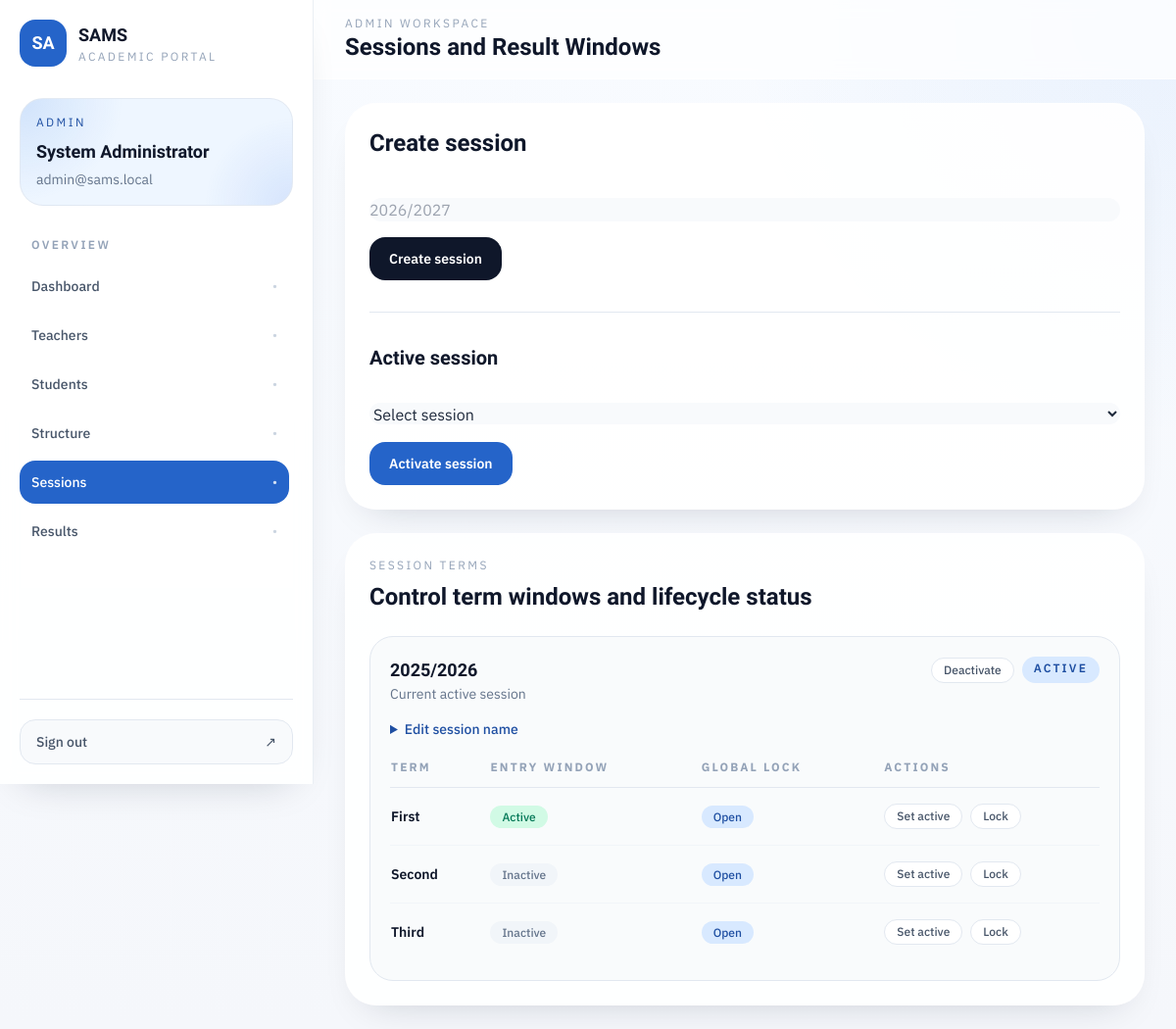
Page /admin/sessions (signed in) on the earlier database version.
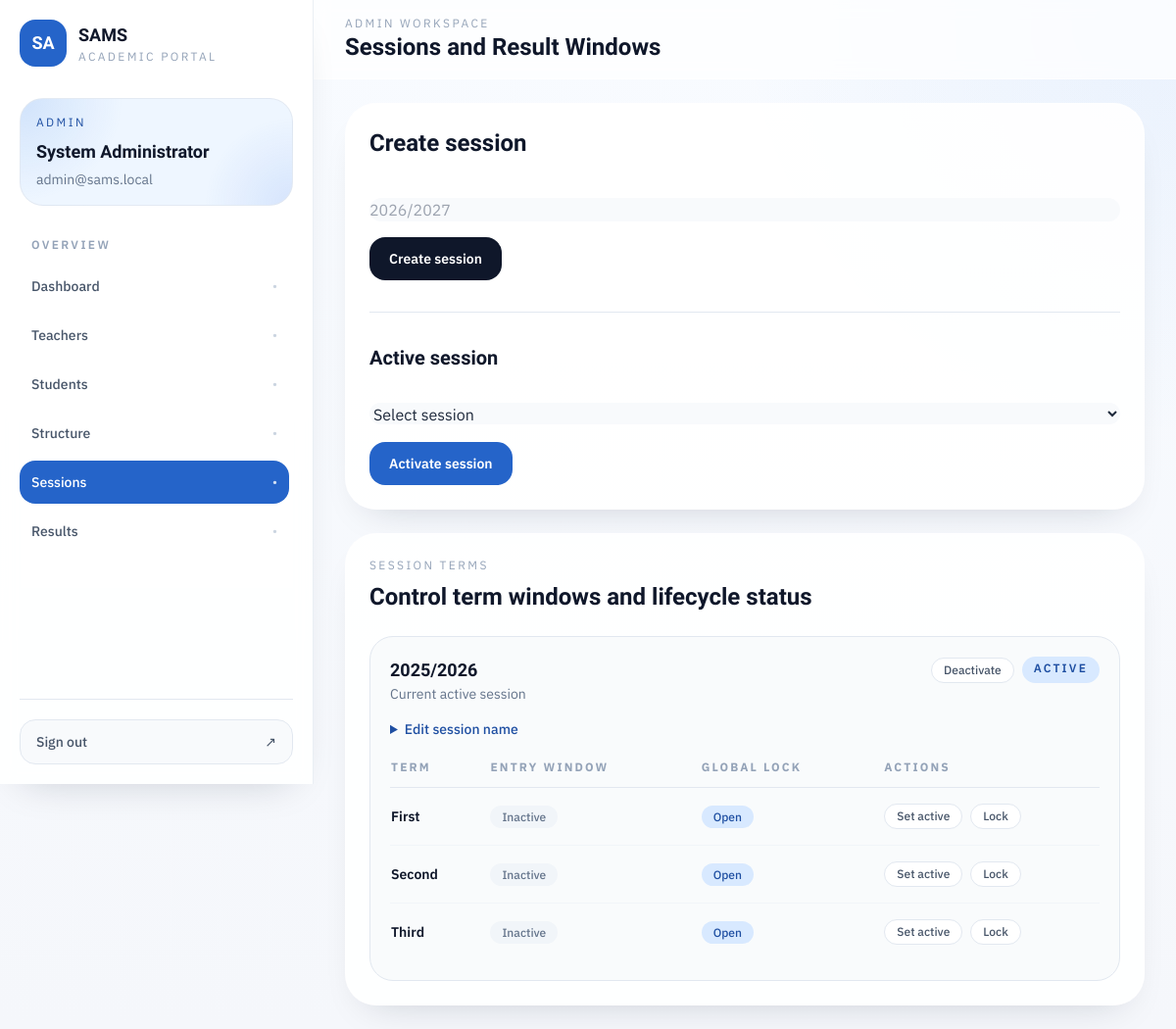
Same page on the later database version.
### app/models/user.py (models this page shows, shortened)
class User(UserMixin, db.Model):
    __tablename__ = "users"
    id = db.Column(db.Integer, primary_key=True)
    username = db.Column(db.String(80), unique=True, nullable=False, index=True)
    full_name = db.Column(db.String(150), nullable=False)
    email = db.Column(db.String(255), unique=True, nullable=False, index=True)
    password_hash = db.Column(db.String(255), nullable=False)
    role = db.Column(db.String(20), nullable=False, index=True)
    is_active = db.Column(db.Boolean, nullable=False, default=True)
    created_at = db.Column(
        db.DateTime, nullable=False, default=lambda: datetime.now(timezone.utc)
    )
    student_profile = db.relationship(
        "Student", back_populates="user", uselist=False, lazy="select"
    )
    teacher_profile = db.relationship(
        "Teacher", back_populates="user", uselist=False, lazy="select"
    )
    uploaded_results = db.relationship(
        "Result",
        back_populates="uploaded_by_user",
        foreign_keys="Result.uploaded_by_user_id",
        lazy="dynamic",
    )
    overridden_results = db.relationship(
        "Result",
        back_populates="overridden_by_user",
        foreign_keys="Result.overridden_by_user_id",
        lazy="dynamic",
    )
    __table_args__ = (
        db.CheckConstraint(
            "role IN ('admin', 'teacher', 'student')", name="ck_users_role"
        ),
    )

### app/models/session_.py (models this page shows, shortened)
class Session(db.Model):
    __tablename__ = "sessions"
    id = db.Column(db.Integer, primary_key=True)
    name = db.Column(db.String(20), unique=True, nullable=False, index=True)
    is_active = db.Column(db.Boolean, nullable=False, default=False)
    classes = db.relationship("Class", back_populates="session", lazy="dynamic")
    session_terms = db.relationship(
        "SessionTerm",
        back_populates="session",
        cascade="all, delete-orphan",
        lazy="dynamic",
    )
    results = db.relationship("Result", back_populates="session", lazy="dynamic")

### app/models/session_term.py (models this page shows, shortened)
class SessionTerm(db.Model):
    __tablename__ = "session_terms"
    id = db.Column(db.Integer, primary_key=True)
    session_id = db.Column(db.Integer, db.ForeignKey("sessions.id"), nullable=False)
    term = db.Column(db.String(10), nullable=False)
    is_result_entry_active = db.Column(db.Boolean, nullable=False, default=False)
    is_locked = db.Column(db.Boolean, nullable=False, default=False)
    session = db.relationship("Session", back_populates="session_terms")
    __table_args__ = (
        db.UniqueConstraint("session_id", "term", name="uq_session_terms_session_term"),
        db.CheckConstraint(
            "term IN ('first', 'second', 'third')",
            name="ck_session_terms_term",
        ),
    )

### app/routes/admin.py (the view, shortened to what this page needs)
@admin_bp.route("/sessions", methods=["GET", "POST"])
@login_required
@role_required("admin")
def sessions():
    sessions = _session_options()
    return render_template(
        "admin/sessions.html",
        action_form=ActionForm(),
        sessions=sessions,
        session_terms_by_session={
            session.id: session.session_terms.order_by(SessionTerm.term.asc()).all()
            for session in sessions
        },
    )

### app/forms/teacher_forms.py
class ActionForm(FlaskForm):
    """CSRF-only form used for POST actions built from dynamic table rows."""

### app/routes/admin.py (called while the page is built)
def _session_options() -> list[Session]:
    return Session.query.order_by(Session.name.desc()).all()

### app/templates/admin/sessions.html (shortened to what this page needs)
{% extends "layouts/app_shell.html" %}
{% block page_eyebrow %}Admin Workspace{% endblock %}
{% block page_title %}Sessions and Result Windows{% endblock %}
{% block shell_content %}
<div class="space-y-6">
  <section class="grid gap-6 xl:grid-cols-[0.8fr_1.2fr]">
    <article class="rounded-[2rem] border border-white/80 bg-white/90 p-6 shadow-soft">
      <h2 class="font-display text-2xl font-bold text-slateink">Create session</h2>
      <form method="POST" class="mt-6 space-y-4">
        <input name="name" class="w-full rounded-2xl border-slate-200 bg-slate-50" placeholder="2026/2027" required />
        <button class="inline-flex rounded-2xl bg-slateink px-5 py-3 text-sm font-semibold text-white transition hover:bg-brand-700">Create session</button>
      </form>
      <div class="mt-8 h-px bg-slate-200"></div>
      <h3 class="mt-8 font-display text-xl font-bold text-slateink">Active session</h3>
      <form method="POST" class="mt-4 space-y-4">
        <select name="session_id" class="w-full rounded-2xl border-slate-200 bg-slate-50" required>
          <option value="">Select session</option>
        </select>
        <button class="inline-flex rounded-2xl bg-brand-600 px-5 py-3 text-sm font-semibold text-white transition hover:bg-brand-700">Activate session</button>
      </form>
    </article>
    <article class="rounded-[2rem] border border-white/80 bg-white/90 p-6 shadow-soft">
      <div>
        <p class="text-xs uppercase tracking-[0.2em] text-slate-400">Session terms</p>
        <h2 class="mt-2 font-display text-2xl font-bold text-slateink">Control term windows and lifecycle status</h2>
      </div>
      <div class="mt-6 space-y-4">
        {% for session in sessions %}
          <div class="rounded-[1.5rem] border border-slate-200 bg-slate-50/80 p-5">
            <div class="flex flex-col gap-4 lg:flex-row lg:items-start lg:justify-between">
              <div>
                <h3 class="font-display text-lg font-bold text-slateink">{{ session.name }}</h3>
                <p class="text-sm text-slate-500">{{ "Current active session" if session.is_active else "Inactive session" }}</p>
              </div>
              <div class="flex flex-wrap gap-2">
                <form method="POST">
                  <button class="rounded-full border border-slate-200 bg-white px-3 py-1 text-xs font-medium text-slate-600 transition hover:border-brand-200 hover:text-brand-700">
                    {{ "Deactivate" if session.is_active else "Activate" }}
                  </button>
                </form>
                {% if session.is_active %}
                  <span class="rounded-full bg-brand-100 px-3 py-1 text-xs font-semibold uppercase tracking-[0.18em] text-brand-700">Active</span>
                {% endif %}
              </div>
            </div>
            <details class="mt-4">
              <summary class="cursor-pointer text-sm font-medium text-brand-700">Edit session name</summary>
            </details>
            <div class="mt-5 overflow-x-auto">
              <table class="min-w-full divide-y divide-slate-200 text-sm">
                <thead>
                  <tr class="text-left text-xs uppercase tracking-[0.18em] text-slate-400">
                    <th class="pb-3 pr-4">Term</th>
                    <th class="pb-3 pr-4">Entry window</th>
                    <th class="pb-3 pr-4">Global lock</th>
                    <th class="pb-3">Actions</th>
                  </tr>
                </thead>
                <tbody class="divide-y divide-slate-100 text-slate-600">
                  {% for session_term in session_terms_by_session.get(session.id, []) %}
                    <tr>
                      <td class="py-4 pr-4 font-semibold text-slateink">{{ session_term.term|title }}</td>
                      <td class="py-4 pr-4">
                        <span class="rounded-full px-3 py-1 text-xs font-medium {% if session_term.is_result_entry_active %}bg-emerald-100 text-emerald-700{% else %}bg-slate-100 text-slate-500{% endif %}">
                          {{ "Active" if session_term.is_result_entry_active else "Inactive" }}
                        </span>
                      </td>
                      <td class="py-4 pr-4">
                        <span class="rounded-full px-3 py-1 text-xs font-medium {% if session_term.is_locked %}bg-rose-100 text-rose-700{% else %}bg-brand-100 text-brand-700{% endif %}">
                          {{ "Locked" if session_term.is_locked else "Open" }}
                        </span>
                      </td>
                      <td class="py-4">
                        <div class="flex flex-wrap gap-2">
                          <form method="POST">
                            <button class="rounded-full border border-slate-200 bg-white px-3 py-1 text-xs font-medium text-slate-600 transition hover:border-brand-200 hover:text-brand-700">Set active</button>
                          </form>
                          <form method="POST">
                            <button class="rounded-full border border-slate-200 bg-white px-3 py-1 text-xs font-medium text-slate-600 transition hover:border-brand-200 hover:text-brand-700">{{ "Unlock" if session_term.is_locked else "Lock" }}</button>
                          </form>
                        </div>
                      </td>
                    </tr>
                  {% endfor %}
                </tbody>
              </table>
            </div>
          </div>
        {% endfor %}
      </div>
    </article>
  </section>
</div>
{% endblock %}

### app/templates/layouts/app_shell.html (shortened to what this page needs)
{% extends "base.html" %}
{% set endpoint = request.endpoint or "" %}
{% set nav_groups = [] %}
{% if current_user.is_authenticated and current_user.role == 'admin' %}
  {% set nav_groups = [
    {'label': 'Overview', 'items': [
      {'title': 'Dashboard', 'endpoint': 'admin.dashboard', 'href': url_for('admin.dashboard')},
      {'title': 'Teachers', 'endpoint': 'admin.teachers', 'href': url_for('admin.teachers')},
      {'title': 'Students', 'endpoint': 'admin.students', 'href': url_for('admin.students')},
      {'title': 'Structure', 'endpoint': 'admin.classes', 'href': url_for('admin.classes')},
      {'title': 'Sessions', 'endpoint': 'admin.sessions', 'href': url_for('admin.sessions')},
      {'title': 'Results', 'endpoint': 'admin.results', 'href': url_for('admin.results')},
    ]}
  ] %}
{% elif current_user.is_authenticated and current_user.role == 'teacher' %}
  {% set nav_groups = [
    {'label': 'Workspace', 'items': [
      {'title': 'Dashboard', 'endpoint': 'teacher.dashboard', 'href': url_for('teacher.dashboard')},
      {'title': 'Assigned Classes', 'endpoint': 'teacher.classes', 'href': url_for('teacher.classes')},
      {'title': 'Students', 'endpoint': 'teacher.students', 'href': url_for('teacher.students')},
      {'title': 'Result Entry', 'endpoint': 'teacher.upload_results', 'href': url_for('teacher.upload_results')},
    ]}
  ] %}
{% elif current_user.is_authenticated and current_user.role == 'student' %}
  {% set nav_groups = [
    {'label': 'Student', 'items': [
      {'title': 'Dashboard', 'endpoint': 'student.dashboard', 'href': url_for('student.dashboard')},
      {'title': 'My Results', 'endpoint': 'student.results', 'href': url_for('student.results')},
      {'title': 'Report Card', 'endpoint': 'student.report_card', 'href': url_for('student.report_card')},
    ]}
  ] %}
{% endif %}
{% block body %}
<div class="min-h-screen lg:flex">
  <aside class="fixed inset-y-0 left-0 z-50 flex w-80 -translate-x-full flex-col border-r border-slate-200/70 bg-white/90 px-5 py-5 shadow-soft backdrop-blur transition duration-300 lg:sticky lg:top-0 lg:h-screen lg:translate-x-0" data-sidebar>
    <div class="flex items-center justify-between">
      <a href="{{ url_for(endpoint.split('.')[0] ~ '.dashboard') if endpoint else url_for('auth.login') }}" class="flex items-center gap-3">
        <div class="flex h-12 w-12 items-center justify-center rounded-2xl bg-brand-600 text-lg font-display font-bold text-white shadow-soft">SA</div>
        <div>
          <p class="font-display text-lg font-bold text-slateink">SAMS</p>
          <p class="text-xs uppercase tracking-[0.2em] text-slate-400">Academic Portal</p>
        </div>
      </a>
    </div>
    <div class="mt-8 rounded-3xl border border-slate-200/80 bg-mesh-glow bg-brand-50 px-4 py-4">
      <p class="text-xs uppercase tracking-[0.2em] text-brand-700">{{ current_user.role|title }}</p>
      <h2 class="mt-2 font-display text-lg font-bold text-slateink">{{ current_user.full_name }}</h2>
      <p class="mt-1 text-sm text-slate-500">{{ current_user.email }}</p>
    </div>
    <nav class="mt-8 flex-1 space-y-7 overflow-y-auto pr-1">
      {% for group in nav_groups %}
        <div>
          <p class="mb-3 px-3 text-xs font-semibold uppercase tracking-[0.2em] text-slate-400">{{ group["label"] }}</p>
          <div class="space-y-1.5">
            {% for item in group["items"] %}
              {% set active = endpoint == item.endpoint %}
              <a href="{{ item.href }}" class="group flex items-center justify-between rounded-2xl px-3 py-3 text-sm font-medium transition
                {% if active %}
                  bg-brand-600 text-white shadow-soft
                {% else %}
                  text-slate-600 hover:bg-slate-100 hover:text-slateink
                {% endif %}
              ">
                <span>{{ item.title }}</span>
                <span class="text-xs {% if active %}text-white/80{% else %}text-slate-300 group-hover:text-slate-500{% endif %}">•</span>
              </a>
            {% endfor %}
          </div>
        </div>
      {% endfor %}
    </nav>
    <div class="border-t border-slate-200 pt-5">
      <a href="{{ url_for('auth.logout') }}" class="flex items-center justify-between rounded-2xl border border-slate-200 bg-slate-50 px-4 py-3 text-sm font-medium text-slate-600 transition hover:border-brand-200 hover:bg-brand-50 hover:text-brand-700">
        <span>Sign out</span>
        <span>↗</span>
      </a>
    </div>
  </aside>
  <div class="min-w-0 flex-1">
    <header class="sticky top-0 z-30 border-b border-white/60 bg-white/75 backdrop-blur">
      <div class="mx-auto flex max-w-7xl items-center justify-between gap-4 px-4 py-4 sm:px-6 lg:px-8">
        <div class="flex items-center gap-3">
          <div>
            <p class="text-xs uppercase tracking-[0.2em] text-slate-400">{% block page_eyebrow %}Workspace{% endblock %}</p>
            <h1 class="font-display text-2xl font-bold text-slateink">{% block page_title %}Dashboard{% endblock %}</h1>
          </div>
        </div>
      </div>
    </header>
    <main class="mx-auto max-w-7xl px-4 py-6 sm:px-6 lg:px-8">
      {% block shell_content %}{% endblock %}
    </main>
  </div>
</div>
{% endblock %}

### app/templates/base.html (shortened to what this page needs)
<!DOCTYPE html>
<html lang="en">
<head>
  <link rel="stylesheet" href="{{ url_for('static', filename='css/tailwind.css') }}" />
</head>
<body class="{% block body_class %}{% endblock %} min-h-screen font-sans text-slate-800 antialiased">
  {% block body %}{% endblock %}
</body>
</html>

Differences in the rows shown:
changed SessionTerm "First": is_result_entry_active "Active" → "Inactive"
